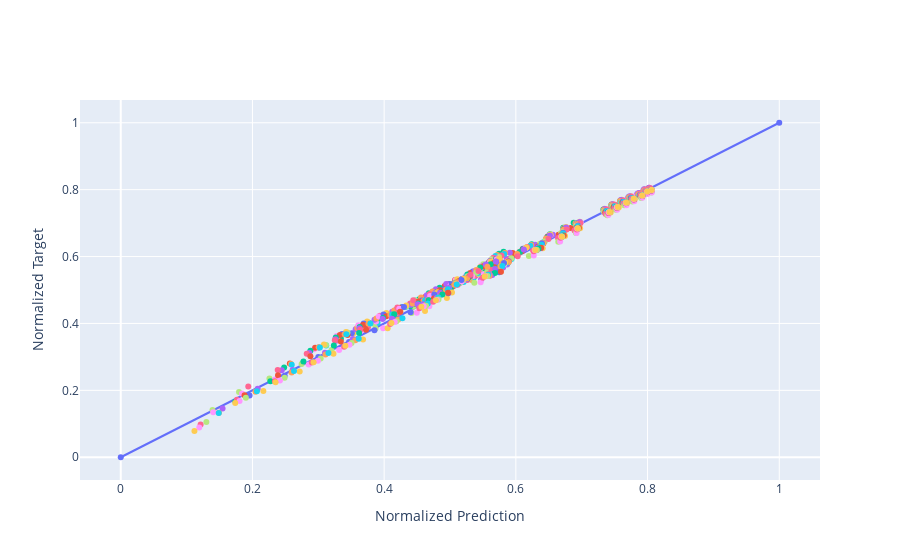

Notebook cell for this chart:
### Markdown cell above
## Parity Plot of Training Error

### Code cell
# random plotting traing error at some interval = skip to not make the plot rendering too slow
skip = 20

fig = go.Figure()
fig.add_trace(go.Scatter(x = [0,1], y = [0,1], showlegend=False, mode="markers+lines"))
for i in range(0,len(X_train), batch_size*skip):
    fig.add_trace(go.Scatter(x = model.predict(X_train[i:i+batch_size],verbose=0).flatten(), 
                             y = y_train[i:i+batch_size], 
                             showlegend=False, mode="markers+lines"))
fig.update_yaxes(title='Normalized Target')
fig.update_xaxes(title='Normalized Prediction')
